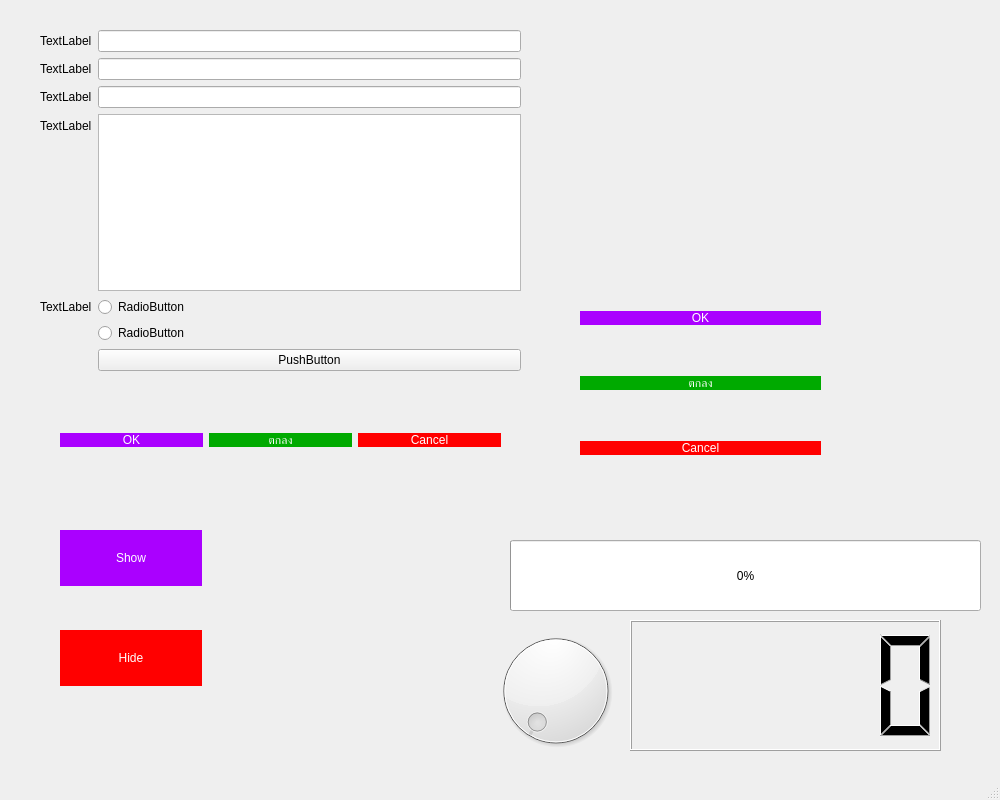
<?xml version="1.0" encoding="UTF-8"?>
<ui version="4.0">
 <class>MainForm</class>
 <widget class="QMainWindow" name="MainForm">
  <property name="geometry">
   <rect>
    <x>0</x>
    <y>0</y>
    <width>1000</width>
    <height>800</height>
   </rect>
  </property>
  <property name="minimumSize">
   <size>
    <width>700</width>
    <height>300</height>
   </size>
  </property>
  <property name="maximumSize">
   <size>
    <width>1000</width>
    <height>800</height>
   </size>
  </property>
  <property name="windowTitle">
   <string>โปรแกรมคำนวนหวย</string>
  </property>
  <property name="windowIcon">
   <iconset>
    <normaloff>C:/Users/samit/Downloads/logo_round (1).png</normaloff>C:/Users/samit/Downloads/logo_round (1).png</iconset>
  </property>
  <widget class="QWidget" name="centralwidget">
   <widget class="QWidget" name="verticalLayoutWidget">
    <property name="geometry">
     <rect>
      <x>560</x>
      <y>260</y>
      <width>281</width>
      <height>248</height>
     </rect>
    </property>
    <layout class="QVBoxLayout" name="verticalLayout">
     <property name="spacing">
      <number>20</number>
     </property>
     <property name="sizeConstraint">
      <enum>QLayout::SetDefaultConstraint</enum>
     </property>
     <property name="leftMargin">
      <number>20</number>
     </property>
     <property name="topMargin">
      <number>20</number>
     </property>
     <property name="rightMargin">
      <number>20</number>
     </property>
     <property name="bottomMargin">
      <number>20</number>
     </property>
     <item>
      <widget class="QPushButton" name="pushButton">
       <property name="styleSheet">
        <string notr="true">font: 22pt &quot;Kanit&quot;;
background-color: rgb(170, 0, 255);
color: rgb(255, 255, 255);
border-radius:30px;</string>
       </property>
       <property name="text">
        <string>OK</string>
       </property>
      </widget>
     </item>
     <item>
      <widget class="QPushButton" name="pushButton_3">
       <property name="styleSheet">
        <string notr="true">font: 22pt &quot;Kanit&quot;;
color: rgb(255, 255, 255);
border-radius:30px;
background-color: rgb(0, 170, 0);</string>
       </property>
       <property name="text">
        <string>ตกลง</string>
       </property>
      </widget>
     </item>
     <item>
      <widget class="QPushButton" name="pushButton_2">
       <property name="styleSheet">
        <string notr="true">font: 22pt &quot;Kanit&quot;;
color: rgb(255, 255, 255);
border-radius:30px;
background-color: rgb(255, 0, 0);</string>
       </property>
       <property name="text">
        <string>Cancel</string>
       </property>
      </widget>
     </item>
    </layout>
   </widget>
   <widget class="QWidget" name="horizontalLayoutWidget">
    <property name="geometry">
     <rect>
      <x>40</x>
      <y>390</y>
      <width>481</width>
      <height>101</height>
     </rect>
    </property>
    <layout class="QHBoxLayout" name="horizontalLayout">
     <property name="leftMargin">
      <number>20</number>
     </property>
     <property name="rightMargin">
      <number>20</number>
     </property>
     <item>
      <widget class="QPushButton" name="pushButton_4">
       <property name="styleSheet">
        <string notr="true">font: 22pt &quot;Kanit&quot;;
background-color: rgb(170, 0, 255);
color: rgb(255, 255, 255);
border-radius:30px;</string>
       </property>
       <property name="text">
        <string>OK</string>
       </property>
      </widget>
     </item>
     <item>
      <widget class="QPushButton" name="pushButton_5">
       <property name="styleSheet">
        <string notr="true">font: 22pt &quot;Kanit&quot;;
color: rgb(255, 255, 255);
border-radius:30px;
background-color: rgb(0, 170, 0);</string>
       </property>
       <property name="text">
        <string>ตกลง</string>
       </property>
      </widget>
     </item>
     <item>
      <widget class="QPushButton" name="pushButton_6">
       <property name="styleSheet">
        <string notr="true">font: 22pt &quot;Kanit&quot;;
color: rgb(255, 255, 255);
border-radius:30px;
background-color: rgb(255, 0, 0);</string>
       </property>
       <property name="text">
        <string>Cancel</string>
       </property>
      </widget>
     </item>
    </layout>
   </widget>
   <widget class="QWidget" name="formLayoutWidget">
    <property name="geometry">
     <rect>
      <x>40</x>
      <y>30</y>
      <width>481</width>
      <height>341</height>
     </rect>
    </property>
    <layout class="QFormLayout" name="formLayout">
     <item row="0" column="0">
      <widget class="QLabel" name="label">
       <property name="text">
        <string>TextLabel</string>
       </property>
      </widget>
     </item>
     <item row="0" column="1">
      <widget class="QLineEdit" name="lineEdit"/>
     </item>
     <item row="1" column="0">
      <widget class="QLabel" name="label_2">
       <property name="text">
        <string>TextLabel</string>
       </property>
      </widget>
     </item>
     <item row="1" column="1">
      <widget class="QLineEdit" name="lineEdit_2"/>
     </item>
     <item row="2" column="0">
      <widget class="QLabel" name="label_3">
       <property name="text">
        <string>TextLabel</string>
       </property>
      </widget>
     </item>
     <item row="2" column="1">
      <widget class="QLineEdit" name="lineEdit_3"/>
     </item>
     <item row="3" column="0">
      <widget class="QLabel" name="label_4">
       <property name="text">
        <string>TextLabel</string>
       </property>
      </widget>
     </item>
     <item row="3" column="1">
      <widget class="QTextEdit" name="textEdit"/>
     </item>
     <item row="6" column="0">
      <widget class="QLabel" name="label_5">
       <property name="text">
        <string>TextLabel</string>
       </property>
      </widget>
     </item>
     <item row="7" column="1">
      <widget class="QRadioButton" name="radioButton_2">
       <property name="text">
        <string>RadioButton</string>
       </property>
      </widget>
     </item>
     <item row="6" column="1">
      <widget class="QRadioButton" name="radioButton">
       <property name="text">
        <string>RadioButton</string>
       </property>
      </widget>
     </item>
     <item row="8" column="1">
      <widget class="QPushButton" name="pushButton_7">
       <property name="text">
        <string>PushButton</string>
       </property>
      </widget>
     </item>
    </layout>
   </widget>
   <widget class="QLabel" name="label_6">
    <property name="geometry">
     <rect>
      <x>550</x>
      <y>30</y>
      <width>291</width>
      <height>211</height>
     </rect>
    </property>
    <property name="styleSheet">
     <string notr="true">background-image: url(:/myphoto/icon.png);</string>
    </property>
    <property name="text">
     <string/>
    </property>
    <property name="pixmap">
     <pixmap resource="myresource.qrc">:/myphoto/icon.png</pixmap>
    </property>
    <property name="scaledContents">
     <bool>true</bool>
    </property>
   </widget>
   <widget class="QPushButton" name="pushButton_8">
    <property name="geometry">
     <rect>
      <x>60</x>
      <y>530</y>
      <width>142</width>
      <height>56</height>
     </rect>
    </property>
    <property name="styleSheet">
     <string notr="true">font: 22pt &quot;Kanit&quot;;
background-color: rgb(170, 0, 255);
color: rgb(255, 255, 255);
border-radius:30px;</string>
    </property>
    <property name="text">
     <string>Show</string>
    </property>
   </widget>
   <widget class="QPushButton" name="pushButton_9">
    <property name="geometry">
     <rect>
      <x>60</x>
      <y>630</y>
      <width>142</width>
      <height>56</height>
     </rect>
    </property>
    <property name="styleSheet">
     <string notr="true">font: 22pt &quot;Kanit&quot;;
color: rgb(255, 255, 255);
border-radius:30px;
background-color: rgb(255, 0, 0);</string>
    </property>
    <property name="text">
     <string>Hide</string>
    </property>
   </widget>
   <widget class="QLabel" name="label_7">
    <property name="geometry">
     <rect>
      <x>250</x>
      <y>530</y>
      <width>221</width>
      <height>161</height>
     </rect>
    </property>
    <property name="styleSheet">
     <string notr="true">background-image: url(:/myphoto/icon.png);</string>
    </property>
    <property name="text">
     <string/>
    </property>
    <property name="pixmap">
     <pixmap resource="myresource.qrc">:/myphoto/icon.png</pixmap>
    </property>
    <property name="scaledContents">
     <bool>true</bool>
    </property>
   </widget>
   <widget class="QDial" name="dial">
    <property name="geometry">
     <rect>
      <x>490</x>
      <y>620</y>
      <width>131</width>
      <height>141</height>
     </rect>
    </property>
    <property name="maximum">
     <number>100</number>
    </property>
   </widget>
   <widget class="QProgressBar" name="progressBar">
    <property name="geometry">
     <rect>
      <x>510</x>
      <y>540</y>
      <width>471</width>
      <height>71</height>
     </rect>
    </property>
    <property name="styleSheet">
     <string notr="true">font: 20pt &quot;MS Shell Dlg 2&quot;;</string>
    </property>
    <property name="locale">
     <locale language="English" country="UnitedStates"/>
    </property>
    <property name="value">
     <number>0</number>
    </property>
   </widget>
   <widget class="QLCDNumber" name="lcdNumber">
    <property name="geometry">
     <rect>
      <x>630</x>
      <y>620</y>
      <width>311</width>
      <height>131</height>
     </rect>
    </property>
   </widget>
  </widget>
  <widget class="QMenuBar" name="menubar">
   <property name="geometry">
    <rect>
     <x>0</x>
     <y>0</y>
     <width>1000</width>
     <height>26</height>
    </rect>
   </property>
  </widget>
  <widget class="QStatusBar" name="statusbar"/>
 </widget>
 <resources>
  <include location="myresource.qrc"/>
 </resources>
 <connections>
  <connection>
   <sender>pushButton_8</sender>
   <signal>clicked()</signal>
   <receiver>label_7</receiver>
   <slot>show()</slot>
   <hints>
    <hint type="sourcelabel">
     <x>191</x>
     <y>572</y>
    </hint>
    <hint type="destinationlabel">
     <x>355</x>
     <y>560</y>
    </hint>
   </hints>
  </connection>
  <connection>
   <sender>pushButton_9</sender>
   <signal>clicked()</signal>
   <receiver>label_7</receiver>
   <slot>hide()</slot>
   <hints>
    <hint type="sourcelabel">
     <x>176</x>
     <y>681</y>
    </hint>
    <hint type="destinationlabel">
     <x>273</x>
     <y>632</y>
    </hint>
   </hints>
  </connection>
  <connection>
   <sender>dial</sender>
   <signal>valueChanged(int)</signal>
   <receiver>progressBar</receiver>
   <slot>setValue(int)</slot>
   <hints>
    <hint type="sourcelabel">
     <x>555</x>
     <y>679</y>
    </hint>
    <hint type="destinationlabel">
     <x>725</x>
     <y>619</y>
    </hint>
   </hints>
  </connection>
  <connection>
   <sender>dial</sender>
   <signal>valueChanged(int)</signal>
   <receiver>lcdNumber</receiver>
   <slot>display(int)</slot>
   <hints>
    <hint type="sourcelabel">
     <x>585</x>
     <y>716</y>
    </hint>
    <hint type="destinationlabel">
     <x>707</x>
     <y>718</y>
    </hint>
   </hints>
  </connection>
 </connections>
</ui>
